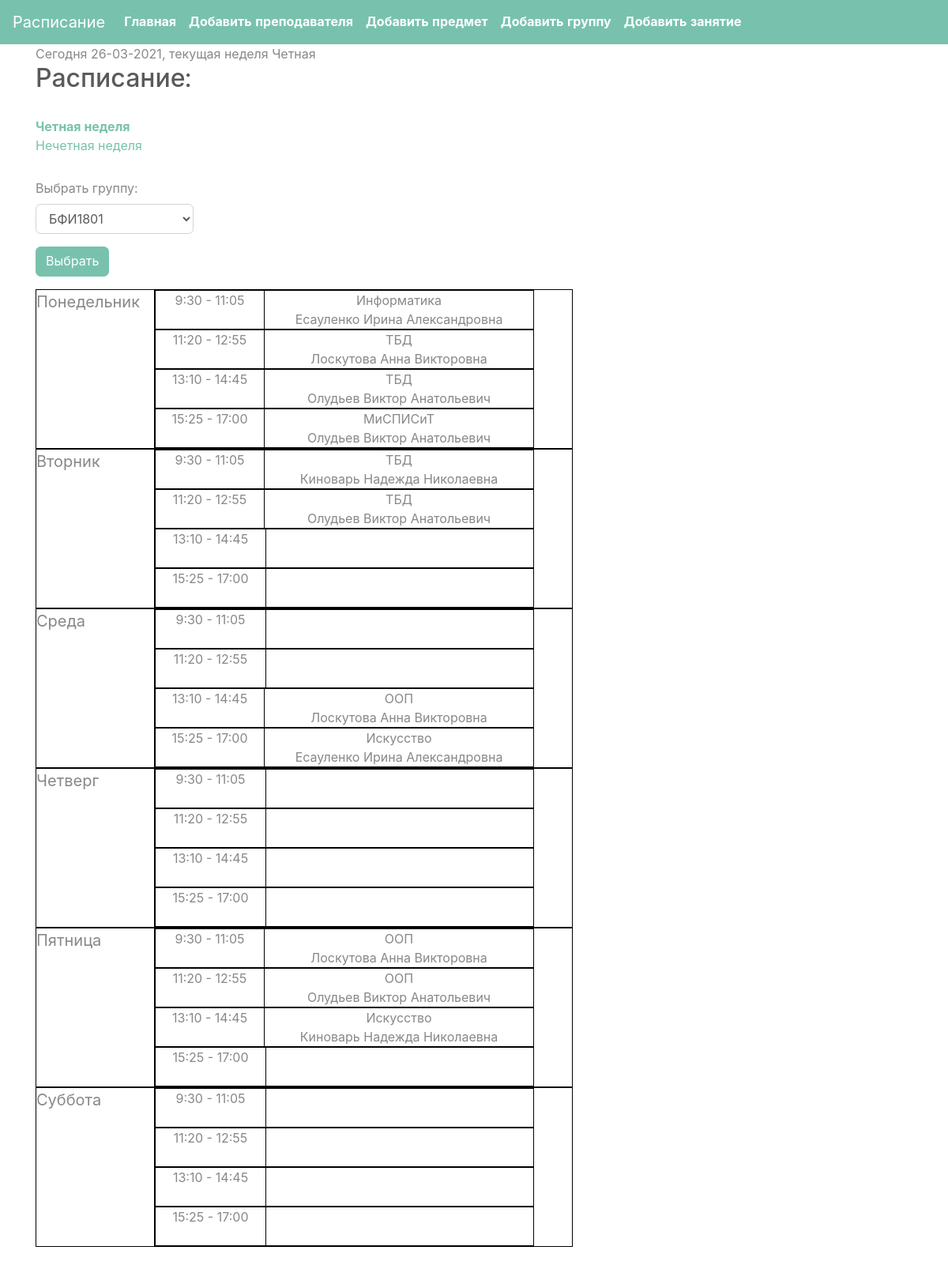
The page / on the database its author committed.
### models/subject.py (models this page shows)
class Subject(db.Model):
    __tablename__ = 'subject'
    id = db.Column(db.Integer, primary_key=True)
    subject_name = db.Column(db.String(30), unique=True, nullable=False)

### models/lecturer.py (models this page shows)
class Lecturer(db.Model):
    __tablename__ = 'lecturer'
    id = db.Column(db.Integer, primary_key=True)
    name = db.Column(db.String(30), nullable=False)
    last_name = db.Column(db.String(30), nullable=False)
    surname = db.Column(db.String(30), nullable=False)

### Routes/Home.py (the view)
@home.route('/')
def index():
    first = datetime.datetime.strptime("09.11.2020", "%d.%m.%Y")
    today = datetime.date.today()
    now = datetime.datetime.now()
    razn = ((now - first).days)
    if (razn // 7) % 2 == 0:
        todned = "Нечетная"
    else:
        todned = "Четная"
    days = ["Понедельник", "Вторник", "Среда", "Четверг", "Пятница", "Суббота"]
    trv = ['9:30 - 11:05','11:20 - 12:55','13:10 - 14:45','15:25 - 17:00']
    cur_group = "БФИ1801"
    group_id = db.session.query(Group.id).filter(Group.name==cur_group).first()[0]
    schedule = db.session.query(Schedule).filter(Schedule.group_id==group_id)
    return render_template('home.html', curdate = today.strftime('%d-%m-%Y'), todned = todned,cur_group=cur_group, days = days, trvs = trv, lecturers=Lecturer.query.all(),subjects=Subject.query.all(),intervals=Interval.query.all(),group_names=Group.query.all(),schedules=schedule)

### templates/home.html (shortened to what this page needs)
<!DOCTYPE html>
<html lang="en">
<head>
    <link rel="stylesheet" type="text/css" href="/static/css/bootstrap.min.css">
</head>
<body>
    {% include "Nav.html" %}
    <div class="container">
        <div class="date">Сегодня <span class="todays">{{ curdate }}, текущая неделя {{ todned }} </span></div>
        <div class="table_content">
            <h2>Расписание:</h2>
                <div class="headd">
                <div>
                    <div><a href='#' class="chet active">Четная неделя</a></div>
                    <div><a href='#' class="nechet">Нечетная неделя</a></div>
                </div>
                </div>
                <form action="" method="post" >
                    <p>
                        <div class="form-group">
                            <label for="cur_group">Выбрать группу:</label>
                            <select class="form-control" id="exampleSelect11" name="cur_group">
                            {% for groupn in group_names %}
                            <option>{{ groupn.name }}</option>
                            {% endfor %}
                            </select>
                          </div>
                    </p>
                <p>
                    <input type="submit" class="btn btn-primary" value = "Выбрать">
                </p>
                </form>
                {% for day in days %}
                        <div class="table-rows">
                        <div class="daydiv">{{ day }}</div>
                        <div class="flex-container">
                    {% for trv in trvs %}
                    <div class="kek">
                    <div class="time">{{ trv }}</div>
                        {% for schedule in schedules %}
                        {% if schedule.chet == 0 %}
                        <div class="chet_ned show">
                            {% if schedule.day == day %}
                                    {% for interval in intervals %}
                                        {% if interval.id == schedule.interval_id and interval.interval == trv  %}
                                            <div class="subj_prep">
                                                <div class="subj">
                                                    {% for subject in subjects %}
                                                    {% if subject.id == schedule.subject_id %}
                                                    {{ subject.subject_name }}
                                                    {% endif %}
                                                    {% endfor %}
                                                </div>
                                                <div>
                                                    {% for lecturer in lecturers %}
                                                    {% if lecturer.id == schedule.lecturer_id %}
                                                    {{ lecturer.last_name }} {{ lecturer.name }} {{ lecturer.surname }}
                                                    {% endif %}
                                                    {% endfor %}
                                                </div>
                                            </div>
                                        {% endif %}
                                    {% endfor %}
                            {% endif %}
                        </div>
                        {% endif %}
                        {% endfor %}
                    </div>
                        {% endfor %}
            </div>
                </div>
                {% endfor %}
            </div>
    </div>
</body>
</html>

### templates/Nav.html (shortened to what this page needs)
<nav class="navbar navbar-expand-lg navbar-dark bg-primary">
  <a class="navbar-brand" href="#">Расписание</a>
  <div class="collapse navbar-collapse" id="navbarColor01">
    <ul class="navbar-nav mr-auto">
      <li class="nav-item active">
        <a class="nav-link" href="/">Главная <span class="sr-only">(current)</span></a>
      </li>
      <li class="nav-item active">
        <a class="nav-link" href="/addLecturer">Добавить преподавателя <span class="sr-only">(current)</span></a>
      </li>
      <li class="nav-item active">
        <a class="nav-link" href="/addSubject">Добавить предмет <span class="sr-only">(current)</span></a>
      </li>
      <li class="nav-item active">
        <a class="nav-link" href="/addGroup">Добавить группу <span class="sr-only">(current)</span></a>
      </li>
      <li class="nav-item active">
        <a class="nav-link" href="/addNote">Добавить занятие <span class="sr-only">(current)</span></a>
      </li>
    </ul>
  </div>
</nav>

### templates/home.html (style rules this page uses)
.table-rows { display: -webkit-flex; display: flex; flex-direction: row; border: 1px solid black; width: 680px; }
.flex-container { display: -webkit-flex; display: flex; flex-direction: column; }
.kek { display: -webkit-flex; display: flex; flex-direction: row; border: 1px solid black; height: 50px; width: 480px; }
.headd { margin: 30px 40px 30px 0; }
.daydiv { width: 150px; font-size: 20px; border-right: 1px solid black; }
.subj_prep { display: -webkit-flex; display: flex; flex-direction: column; align-self: center; width: 340px; text-align: center; }
.subj { text-align: center; }
.time { width: 140px; text-align: center; vertical-align: middle; border-right: 1px solid black; }
form { width: 200px; }
.active { font-weight: bold; }

### rows shown on the page
Subject: subject_name "Информатика"
Lecturer: last_name "Есауленко", name "Ирина", surname "Александровна"
Subject: subject_name "ТБД"
Lecturer: last_name "Лоскутова", name "Анна", surname "Викторовна"
Lecturer: last_name "Олудьев", name "Виктор", surname "Анатольевич"
Subject: subject_name "МиСПИСиТ"
Lecturer: last_name "Киноварь", name "Надежда", surname "Николаевна"
Subject: subject_name "ООП"
Subject: subject_name "Искусство"

### other values the page prints
{{ todned }} "Четная"
{{ day }} "Понедельник" "Вторник" "Среда" "Четверг" "Пятница" "Суббота"
{{ trv }} "9:30 - 11:05" "11:20 - 12:55" "13:10 - 14:45" "15:25 - 17:00" "9:30 - 11:05" "11:20 - 12:55" "13:10 - 14:45" "15:25 - 17:00" "9:30 - 11:05" "11:20 - 12:55" "13:10 - 14:45" "15:25 - 17:00" "9:30 - 11:05" "11:20 - 12:55" "13:10 - 14:45" "15:25 - 17:00" "9:30 - 11:05" "11:20 - 12:55" "13:10 - 14:45" "15:25 - 17:00" "9:30 - 11:05" "11:20 - 12:55" "13:10 - 14:45" "15:25 - 17:00"
form field cur_group "БФИ1801"
